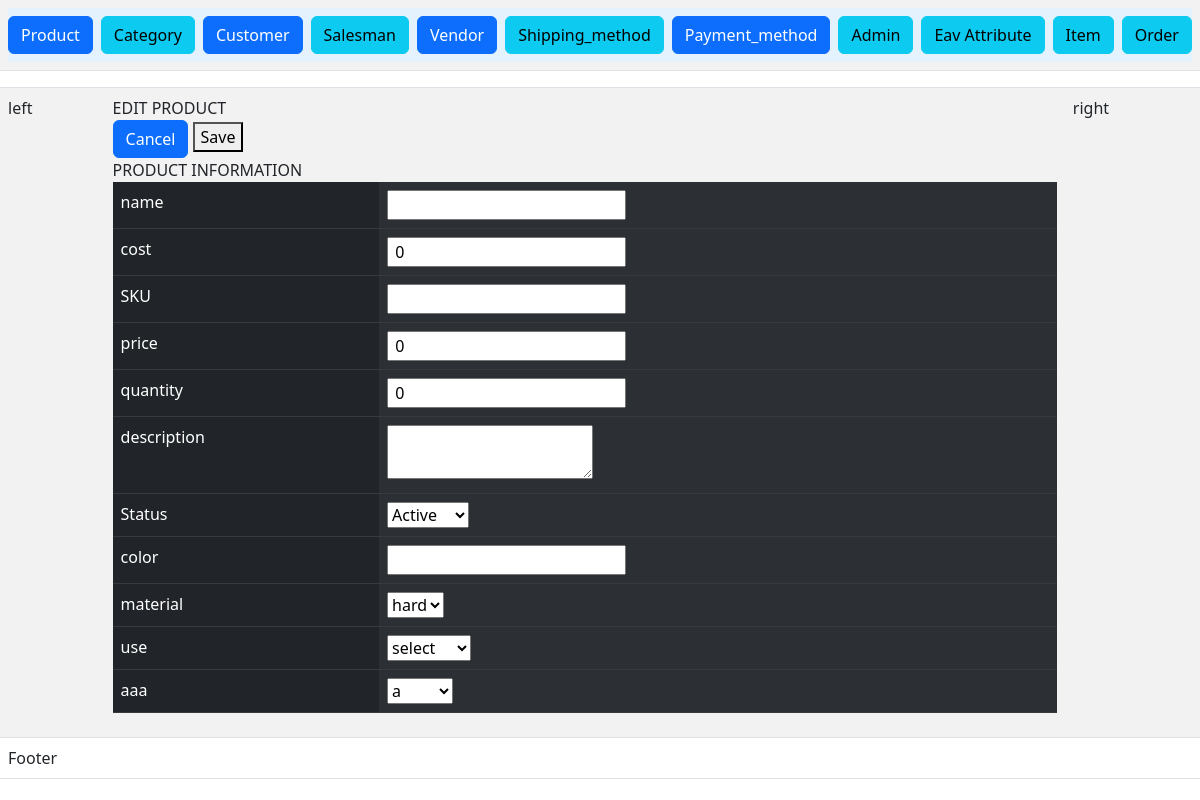
Page /index.php?c=product&a=edit&id=45 on the committed database.
### tables this page shows
CREATE TABLE `product` (
  `product_id` int(11) NOT NULL,
  `name` text NOT NULL,
  `cost` int(11) NOT NULL,
  `SKU` varchar(10) NOT NULL,
  `price` decimal(10,0) NOT NULL,
  `quantity` int(100) NOT NULL,
  `description` text NOT NULL,
  `status` tinyint(4) NOT NULL,
  `color` text NOT NULL,
  `material` enum('hard','soft') NOT NULL,
  `created_at` datetime NOT NULL,
  `updated_at` datetime DEFAULT NULL,
  `base_id` int(11) DEFAULT NULL,
  `thumbnail_id` int(11) DEFAULT NULL,
  `small_id` int(11) DEFAULT NULL
);

CREATE TABLE `eav_attribute` (
  `attribute_id` int(11) NOT NULL,
  `entity_type_id` int(11) NOT NULL,
  `code` varchar(20) NOT NULL,
  `backend_type` varchar(20) DEFAULT NULL,
  `name` varchar(50) NOT NULL,
  `status` tinyint(4) NOT NULL,
  `backend_model` varchar(255) NOT NULL,
  `input_type` varchar(20) NOT NULL
);

### Block/Core/Template.php (called while the page is built, shortened)
<?php
class Block_Core_Template extends Model_Core_View
{
	protected $children = [];
	public function getChildren()
	{
		return $this->children;
	}
	public function addChild($key,$value)
	{
		$this->children[$key] = $value;
		return $this;
	}
}
?>

### Model/Core/View.php (called while the page is built, shortened)
<?php
class Model_Core_View
{
	protected $template = null;
	protected $data = [];
	public function setTemplate($template)
	{
		$this->template = $template;
		return $this;
	}
	public function getTemplate()
	{
		return $this->template;
	}
	public function __get($key)
	{
		return $this->data[$key];
	}
	public function setData($data)
	{
		$this->data = $data;
		return $this;
	}
	public function render()
	{
		require "View".DS.$this->getTemplate();
	}
	public function getUrl($controller=null,$action=null,$params=[],$resetParams=false)
	{
		return Ccc::getModel('Core_Url')->getUrl($controller,$action,$params,$resetParams);
	}
}

### Controller/Product.php (called while the page is built, shortened)
<?php
class Controller_Product extends Controller_Core_Action
{
	public function editAction()
	{
		try {
			$productId = (int) Ccc::getModel('Core_Request')->getParam('id');
			$layout = $this->getLayout();
			$product = Ccc::getModel('Product')->load($productId);
			$edit = $layout->createBlock('Product_Edit')->setData(['product'=>$product]);
			$layout->getChild('content')->addChild('edit',$edit);
			$layout->render();
		} catch (Exception $e) {
			$this->getMessage()->addMessage('Product not showed.',Model_Core_Message :: FAILURE);
		}
	}
}

### index.php (called while the page is built, shortened)
<?php
spl_autoload_register(function ($className) {
    $classPath = str_replace('_', '/', $className);
});
class Ccc{
	public static function init()
	{
		$front = new Controller_Core_Front();
		$front->init();
	}
	public static function getModel($className){
		return new $className();
	}
}
Ccc::init();
?>

### Model/Core/Url.php (called while the page is built, shortened)
<?php
class Model_Core_Url
{
	public function getUrl($controller = null,$action = null,$params = [], $reset  = false)
	{
	   $request = new Model_Core_Request();
	   $final = $request->getParam();
	   if ($reset) {
	   	$final = [];
	   }
	   if ($controller) {
	   		$final['c'] = $controller;
	   }
	   else{
	   		$final['c'] =$request->getControllerName();
	   }
	   if ($action) {
	   	   $final['a'] = $action;
	   }
	   else{
	   	   $final['a'] = $request->getActionName();
	   }
	   $queryString = http_build_query($final);
	   $requestUri = trim($_SERVER['REQUEST_URI'],$_SERVER['QUERY_STRING']);
	   $url = $_SERVER['REQUEST_SCHEME'].'://'. $_SERVER['HTTP_HOST'].$requestUri.$queryString;
	   return $url;
	}
}

### Model/Core/Request.php (called while the page is built, shortened)
<?php
class Model_Core_Request{
	public function getParam($key = null, $value = null){
		if ($key == null) {
			return $_GET;
		}
		if (array_key_exists($key,$_GET)) {
			return $_GET[$key];
		}
		  return $value;
	}
}

### Block/Product/Edit.php (called while the page is built, shortened)
<?php
class Block_Product_Edit extends Block_Core_Template
{
	public function getRow()
	{
		return  $this->product;
	}
}
?>

### Model/Core/Table.php (called while the page is built, shortened)
<?php
class Model_Core_Table
{
	protected $data = [];
	protected $resource = null;
	protected $collection = null;
	public function getId()
	{
		$primaryKey = $this->getResource()->getPrimaryKey();
		return (int)$this->$primaryKey;
	}
	public function setResourceClass($resourceClass)
	{
		return $this;
	}
	public function setCollectionClass($collectionClass)
	{
		return $this;
	}
	public function getResourceName()
	{
		return $this->getResource()->getResourceName();
	}
	public function getPrimaryKey()
	{
		return $this->getResource()->getPrimaryKey();
	}
	public function setResource($resource)
	{
		$this->resource = $resource;
		return $this;
	}
	public function getResource()
	{
		if ($this->resource) {
			return $this->resource;
		}
		$resource = new ($this->resourceClass)();
		return $resource;
	}
	public function setCollection($collection)
	{
		$this->collection = $collection;
		return $this;
	}
	public function getCollection()
	{
		if ($this->collection) {
			return $this->collection;
		}
		$collection = new ($this->collectionClass)();
		return $collection;
	}
	public function __get($key)
	{
		if (array_key_exists($key, $this->data)) {
			return $this->data[$key];
		}
		return null;
	}
	public function setData(array $data)
	{
		$this->data =array_merge($this->data,$data) ;
		return $this;
	}
	public function fetchAll($query)
	{
		$result = $this->getResource()->fetchAll($query);
		$collection = $this->getCollection()->setData($result);
		return $collection;
	}
	public function load($id,$column = null)
	{
		if (!$column) {
			$column = $this->getPrimaryKey();
		}
		$query = "SELECT * FROM `{$this->getResourceName()}` WHERE `{$column}` = {$id}";
		$result = $this->getresource()->fetchRow($query);
		if ($result) {
			$this->data = $result;
		}
		return $this;
	}
}

### Model/Core/Adapter.php (called while the page is built, shortened)
<?php
class Model_Core_Adapter
{
	public $config = [
		'host' => 'localhost',
		'username' => 'root',
		'password' => '',
		'dbname' => 'newmvc-akshayFultariya',
	];
	public $connect = null;
	public function connect(){
		if ($this->connect != null) {
			return $this->connect;
		}
		$connect = mysqli_connect(
			$this->config['host'],
			$this->config['username'],
			$this->config['password'],
			$this->config['dbname']
		);
		$this->connect = $connect;
		return $connect;
	}
	public function fetchAll($query){
		$connect = $this->connect();
		$result = mysqli_query($connect,$query);
			return $result->fetch_all(MYSQLI_ASSOC);
	}
	public function fetchRow($query){
		$connect = $this->connect();
		$result = mysqli_query($connect,$query);
			return $result->fetch_assoc();
	}
	public function fetchOne($query)
	{
		$connect = $this->connect();
		$result = mysqli_query($connect,$query);
		$row = $result->fetch_array();
		if ($row) {
		return (array_key_exists(0, $row)) ? $row[0] : null;
		}
	}
}

### Model/Core/Table/Resource.php (called while the page is built, shortened)
<?php
class Model_Core_Table_Resource
{
	protected $primaryKey  = null;
	protected $adapter = null;
	public function setResourceName($resourceName){
		return $this;
	}
	public function setPrimaryKey($primaryKey){
		$this->primaryKey = $primaryKey;
		return $this;
	}
	public function getPrimaryKey(){
		return $this->primaryKey;
	}
	protected function setAdapter($adapter){
		$this->adapter = $adapter;
		return $this;
	}
	public function getAdapter(){
		if ($this->adapter) {
			return $this->adapter;
		}
		$adapter = new Model_Core_Adapter();
		return $adapter;
	}
	public function fetchAll($query){
		$result = $this->getAdapter()->fetchAll($query);
		return $result;
	}
	public function fetchRow($query){
		if ($query) {
		return $this->getAdapter()->fetchRow($query);
		}
		throw new Exception("Error Processing Request", 1);
	}
}
?>

### Model/Product/Resource.php (called while the page is built, shortened)
<?php
class Model_Product_Resource extends Model_Core_Table_Resource
{
	   public function getStatusOptions()
	   {
	      return [self::STATUS_ACTIVE => self::STATUS_ACTIVE_LBL,
	              self::STATUS_INACTIVE => self::STATUS_INACTIVE_LBL
	      ];
	   }
}
?>

### Model/Product.php (called while the page is built, shortened)
<?php
class Model_Product extends Model_Core_Table{
   public function getStatus()
   {
      if ($this->status) {
         return $this->status;
      }
      return Model_Product_Resource::STATUS_DEFAULT;
   }
   public function getAttributes()
   {
      $sql = "SELECT * FROM `eav_attribute` WHERE `entity_type_id` = 1 AND `status` = 1";
      $attributes =Ccc::getModel('Eav_Attribute')->fetchAll($sql);
      if ($attributes) {
           return $attributes->getData();
      }
      return Ccc::getModel('Eav_Attribute');
   }
   public function getAttributeValue($attribute)
   {
      $sql = "SELECT `value` FROM `product_{$attribute->backend_type}` WHERE `product_id` = '{$this->getId()}' AND `attribute_id` = '{$attribute->getId()}'";
      return $this->getResource()->getAdapter()->fetchOne($sql);
   }
}

### Model/Core/Table/Collection.php (called while the page is built, shortened)
<?php
class Model_Core_Table_Collection
{
	protected $data = [];
	public function setData(array $data)
	{
		$this->data =array_merge($this->data,$data) ;
		return $this;
	}
	public function getData()
	{
		return $this->data;
	}
	public function count()
	{
		return count($this->data);
	}
}
?>

### View/eav/attribute/inputtype.phtml (called while the page is built)
<?php
$this->getInputtypeField()->render();

### Block/Eav/Attribute/Inputtype/Select.php (called while the page is built, shortened)
<?php
class Block_Eav_Attribute_Inputtype_Select extends Block_Core_Template
{
	protected $attribute = null;
	public function setAttribute($attribute)
	{
		$this->attribute = $attribute;
		return $this;
	}
	public function getAttribute()
	{
		return $this->attribute;
	}
}
?>

### Model/Eav/Attribute.php (called while the page is built, shortened)
<?php
class Model_Eav_Attribute extends Model_Core_Table
{
   public function getOption()
   {
      $sql = "SELECT * FROM `eav_attribute_option` WHERE `attribute_id` = '{$this->getId()}'";
      $options = Ccc::getModel('Eav_Attribute_Option')->fetchAll($sql);
      return $options;
   }
}
?>

### View/eav/attribute/inputtype/select.phtml (the view)
<?php $attribute = $this->getAttribute(); ?>
<?php $options = $attribute->getOption();
$row = $this->getRow();
?>
<select name="attribute[<?php echo $attribute->backend_type;?>][<?php echo $attribute->getId();?>]">
	<option value="0">select</option>
	<?php if ($options->count()>0):?>
	<?php foreach ($options->getData() as $option): ?>
		<?php $selected = ($row->getAttributeValue($attribute) == $option->option_id)? 'selected':''?>
	<option value = "<?php echo $option->option_id;?>"<?php echo $selected;?>><?php echo $option->name;?></option>
	<?php endforeach; ?>
<?php endif; ?>
</select>

### View/html/Content/content.phtml
<?php
$children = $this->getChildren();
foreach ($children as $key => $child) {
	$child->render();
}
?>

### View/product/edit.phtml (shortened to what this page needs)
<?php
$product = $this->getRow();
?>
	<form action="<?php echo $this->getUrl('product','save');?>" method="post">
		<div class="content9">
			<div class="add19">
				EDIT PRODUCT
			</div>
			<div class="add29">
				<a
			type="button" class="btn btn-primary"	href="<?php echo $this->getUrl('product','grid',[],true);?>" class="add39">Cancel</a>
				<button type="submit" name="submit" value="save" class="add39">Save</button>
			</div>
		</div>
	<div class="head9">
		PRODUCT INFORMATION
	</div>
	<table class="table table-dark table-striped-columns">
		<tr>
			<td>name</td>
			<td><input type="text" name="product[name]" value="<?php echo $product->name; ?>" ></td>
		</tr>
		<tr>
			<td>cost</td>
			<td><input type="text" name="product[cost]" value=" <?php echo $product->cost; ?>" class="addi9"></td>
		</tr>
		<tr>
			<td>SKU</td>
			<td><input type="text" name="product[SKU]" value=" <?php echo $product->SKU; ?>" class="addi9"></td>
		</tr>
		<tr>
			<td>price</td>
			<td><input type="text" name="product[price]" value=" <?php echo $product->price; ?>" class="addi9"></td>
		</tr>
		<tr>
			<td>quantity</td>
			<td><input type="text" name="product[quantity]" value=" <?php echo $product->quantity; ?>" class="addi9"></td>
		</tr>
		<tr>
			<td>description</td>
			<td>
				<textarea class="addi9" name ="product[description]">
					<?php echo $product->description;?>
				</textarea>
			</td>
		</tr>
		<tr>
		<td>Status</td>
		<td>
		<select name="product[status]">
			<?php foreach ($product->getResource()->getStatusOptions() as $key => $value):?>
			<?php $selected = ($key == $product->getstatus()) ? 'selected' : '';?>
			<option value="<?php echo $key ?>"<?php echo $selected; ?>><?php echo $value;?></option>
			<?php endforeach;?>
		</select>
	</td>
		<tr>
			<td>color</td>
			<td><input type="text" name="product[color]" value=" <?php echo $product->color; ?>" class="addi9"></td>
		</tr>
		<tr>
			<td>material</td>
			<td>
				<select name="product[material]" class="addi9">
					 <option value="hard" <?php if ($product->material === 'hard'){
													echo "selected";}
												?>>hard
				</option>
				</select>
			</td>
		</tr>
		<?php foreach ($product->getattributes() as $key => $attribute): ?>
		<tr>
			<td><?php echo $attribute->name;?></td>
			<td>
				<?php $this->getLayout()->createBlock('Eav_Attribute_Inputtype')->setAttributes($attribute)->setRow($product)->render(); ?>
			</td>
		</tr>
	<?php endforeach;?>
	</table>
	</form>

### rows in the picture
product: cost "0", price "0", quantity "0", material "hard"
eav_attribute: name "use", backend_type+attribute_id "select"
eav_attribute: name "aaa"

### other values in the picture
form field value "Active"
form field value "a"
